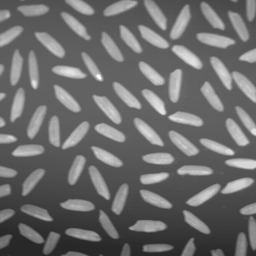
%> input picture demo/05-morphological-image-processing/rice.tif, 256 x 256 px
$ octave imTestSkeleton.m   (GNU Octave 9; MATLAB toolbox functions it lacks are replaced by stand-ins)
%> lines starting %> are read from the running program, lines starting %| are printed output that depends on the picture; in (x1, y1, x2, y2) boxes, pixels count from 0 and x2, y2 are one past the last pixel; in counts of white or black regions, pixels touching at a corner belong together; the program's own positions count from 1
%Test Skeletonization
%HKa Feb. 2015

clear, close all;

I=imread('rice.tif');
%> I is the input picture: size 256x256 uint8; min 40, max 255, mean 108.7
dI=double(I)/255;
A=zeros(size(I));
r=find(dI>.5);
%> r = 18750 values from 12 to 65526
A(r)=1;
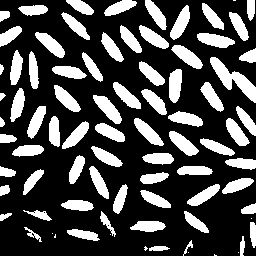
%> A: size 256x256 double; values 0 (black) and 1 (white), 28.6% white; 82 white regions (9 under 20 px), largest, box (x1, y1, x2, y2) and area: (210, 57, 256, 103) 728, (93, 95, 122, 124) 390, (197, 33, 235, 48) 373

figure(1), imshow(A)
S= bwmorph(A,'skel',Inf);
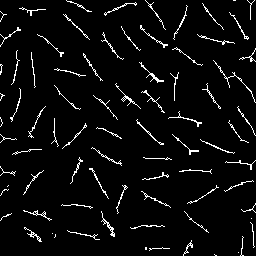
%> S: size 256x256 logical; 4.7% white in thin lines or dots
figure(2), imshow(S)
